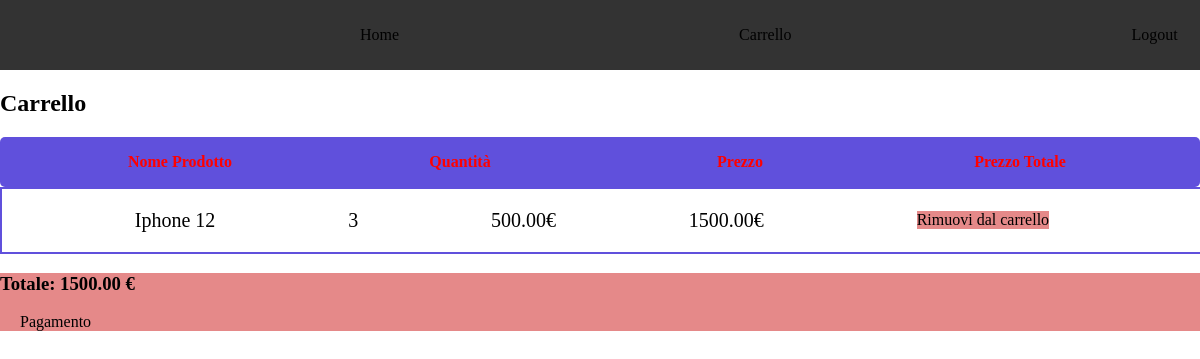
Page /carrello/ (signed in) on the earlier database version.
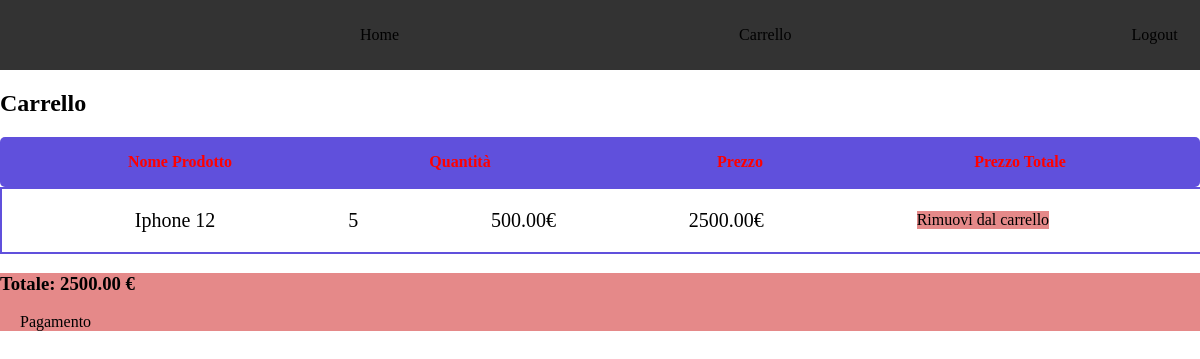
Same page on the later database version.
### polls/models.py (models this page shows, shortened)
class ElementoCarrello(models.Model):
    prodotto = models.ForeignKey(Prodotto, on_delete=models.CASCADE, related_name="elementi")
    carrello = models.ForeignKey(Carrello, on_delete=models.CASCADE, related_name="elementiCarrello")
    quantita = models.IntegerField(default=0)
    @property
    def prezzo(self):
        return self.prodotto.prezzo * self.quantita

class Prodotto(models.Model):
    nome = models.TextField(default='Nome di default')
    descrizione = models.TextField(default='Descrizione di default')
    prezzo = models.DecimalField(max_digits=10, decimal_places=2)

class Carrello(models.Model):
    id = models.UUIDField(default=uuid.uuid4, primary_key=True)
    user = models.OneToOneField(User, on_delete=models.CASCADE)
    completato = models.BooleanField(default=False)
    @property
    def prezzo_complessivo_carrello(self):
        elementi_carrello = self.elementiCarrello.all()
        return sum(elemento.prezzo for elemento in elementi_carrello)
    @property
    def numero_elementi(self):
        elementi_carrello = self.elementiCarrello.all()
        return sum(elemento.quantita for elemento in elementi_carrello)

### polls/views.py (the view)
# urls.py: path('carrello/', views.carrello, name="carrello"),
def carrello(request):
    carrello = None
    elementiCarrello = []
    if request.user.is_authenticated:
        carrello, creato = Carrello.objects.get_or_create(user=request.user, completato=False)
        elementiCarrello = carrello.elementiCarrello.all()
    if carrello.numero_elementi == 0:
        context = {"carrello": carrello, "elementiCarrello": elementiCarrello}
        return render(request, "polls/Carrello.html", context)
    context = {"carrello": carrello, "elementiCarrello": elementiCarrello}
    return render(request, "polls/Carrello.html", context)

### polls/templates/polls/Carrello.html (shortened to what this page needs)
<!DOCTYPE html>
{% load static %}
<html lang="en">
    <head>
        <link rel="stylesheet" type="text/css" href="{% static 'css/home.css' %}">
    </head>
    <body>
        <nav class="barraHome">
            <ul class="navItem">
                <li><a href="{% url 'home' %}"> Home </a></li>
                <li><a href="{% url 'carrello' %}"> Carrello </a></li>
                <li><a href="{% url 'logout' %}"> Logout </a></li>
            </ul>
        </nav>
        <div class="carrello">
          <h2> Carrello </h2>
          <div class="descrizione">
            <div class="infoProd"> <h4> Nome Prodotto </h4> </div>
            <div class="infoProd"> <h4> Quantità </h4> </div>
            <div class="infoProd"> <h4> Prezzo </h4> </div>
            <div class="infoProd"> <h4> Prezzo Totale </h4> </div>
          </div>
          <div class="contenitoreProdotti">
          {% if elementiCarrello|length > 0 %}
            {% for oggetto in elementiCarrello %}
                {% if oggetto.quantita > 0 %}
                    <div class="oggetto">
                      <div class="infoOggetto">
                        <p> {{oggetto.prodotto.nome}} </p>
                      </div>
                      <div class="nome"> <p id="quantita"> {{oggetto.quantita}} </p> </div>
                      <div class="nome"> <p> {{oggetto.prodotto.prezzo}}€ </p> </div>
                      <div class="nome"> <p> {{oggetto.prezzo}}€ </p> </div>
                      <a href="{% url 'rimuovi_dal_carrello' oggetto.prodotto.id %}" class="rimuovi_dal_carrello"> Rimuovi dal carrello </a>
                    </div>
               {% endif %}
            {% endfor %}
            {% endif %}
          </div>
              {% if not elementiCarrello.count <= 0 %}
              <div class="pagamento">
                <h3> Totale: {{carrello.prezzo_complessivo_carrello}} € </h3>
                <a href="{% url 'pagamento' %}"> Pagamento </a>
              </div>
        {% endif %}
        </div>
    </body>
</html>

### polls/static/css/home.css (style rules this page uses)
body { margin:0; padding:0; }
a { color: black; text-decoration: none; margin: 0 20px; }
nav.barraHome { background-color: #333; color: #fff; display: flex; justify-content: space-between; align-items: center; padding: 10px 0; }
ul { list-style:none; }
.navItem { display: flex; }
.navItem li { margin-left: 300px; }
.carrello .descrizione { width: 100%; height: 50px; display: flex; align-items: center; justify-content: space-evenly; background-color: #6050DC; border-radius: 5px; color: red; margin-top: 10px; }
.carrello p { font-size: 20px; }
.carrello .infoProd { width: 200px; display: flex; align-items: center; justify-content: center; }
.carrello .oggetto { width: 100%; height: auto; display: flex; align-items: center; justify-content: space-evenly; border: 2px solid #6050DC; margin-bottom: 10px; }
.rimuovi_dal_carrello { text-decoration: none; background-color: #e58989; }
.pagamento { background-color: #e58989; }

Differences in the rows shown:
changed ElementoCarrello "Iphone 12": quantita "3" → "5"; prezzo "1500.00" → "2500.00"
changed through a linked row, Carrello: prezzo_complessivo_carrello "1500.00" → "2500.00"
